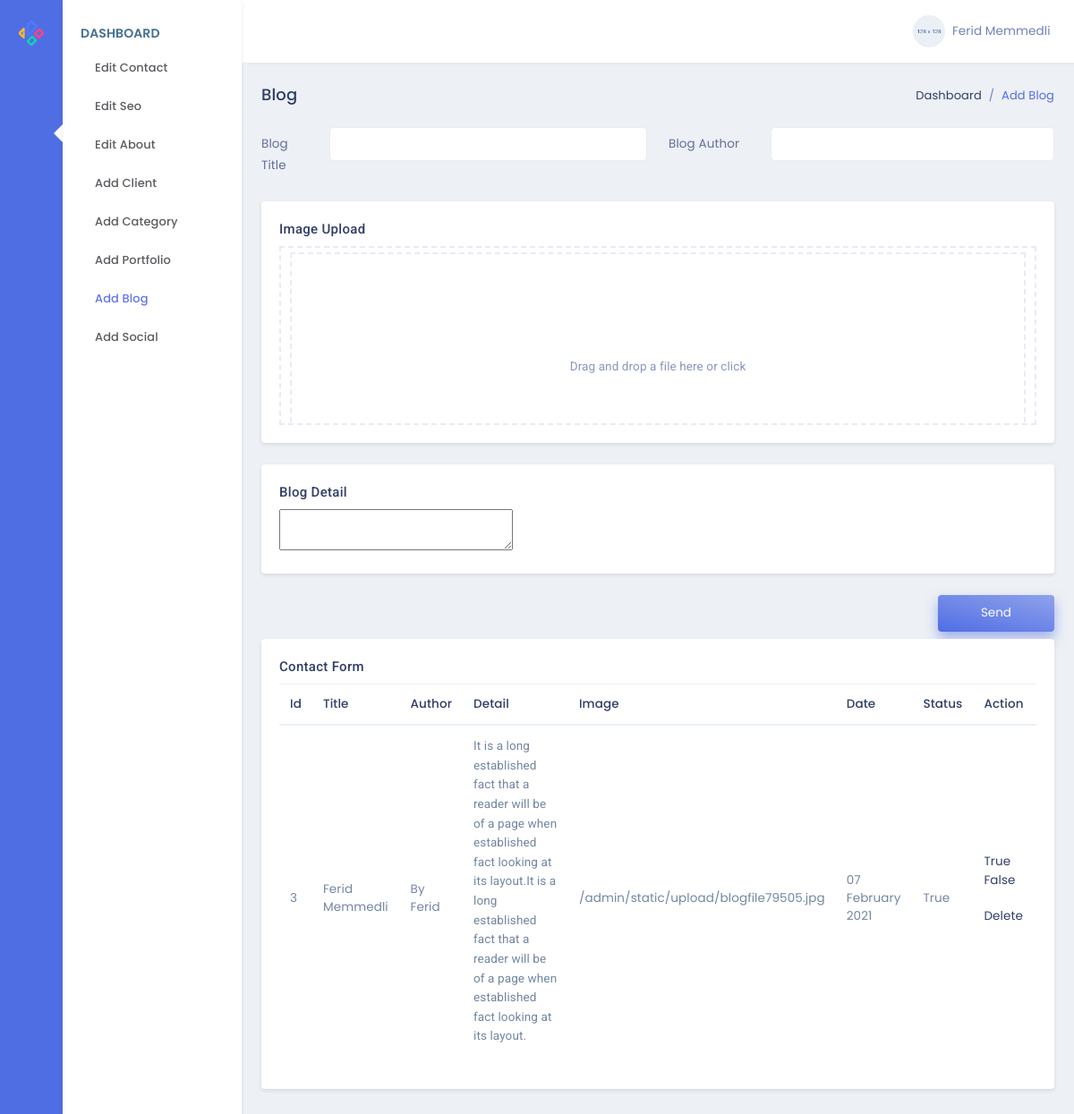
The app's page /admin/blog, older data.
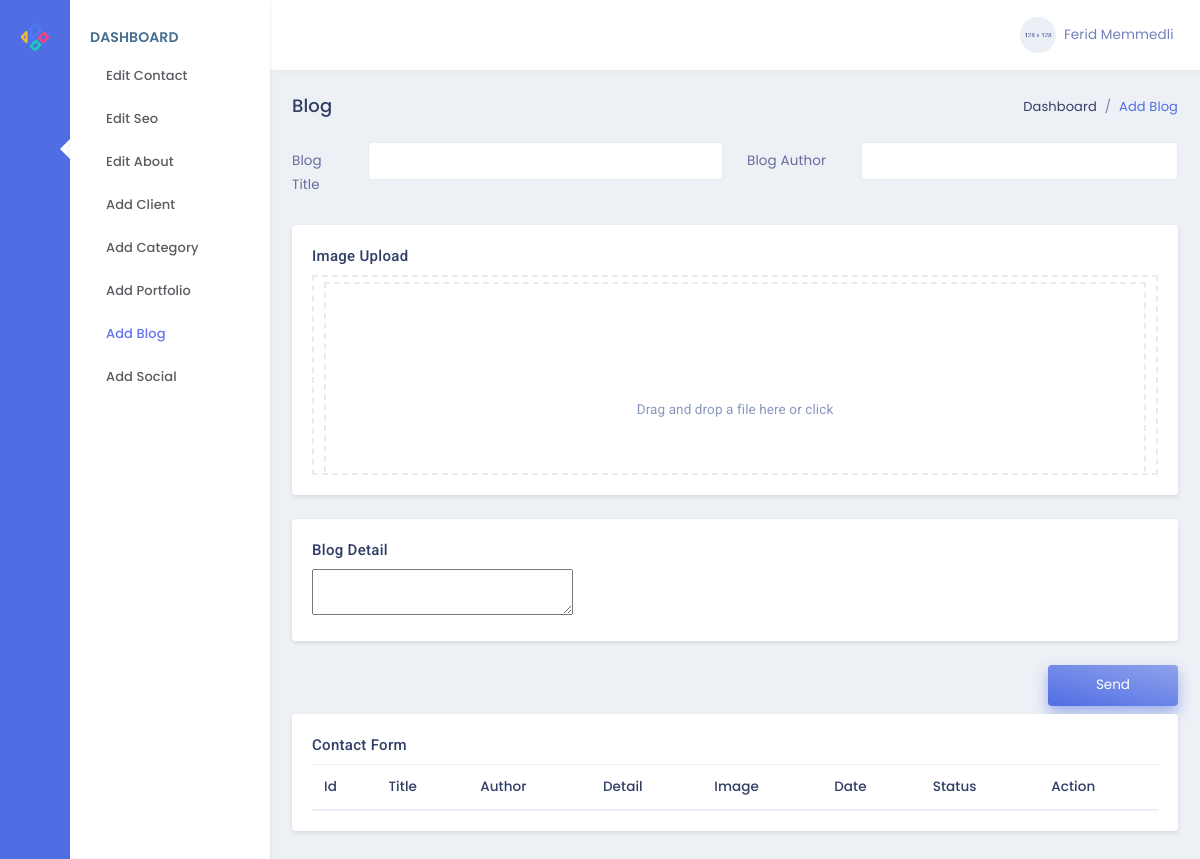
The same page, newer data.
### models.py (models this page shows, shortened)
class Blogs(db.Model):
    id = db.Column(db.Integer, primary_key=True)
    blogTitle = db.Column(db.String,nullable=False)
    blogDetail = db.Column(db.Text,nullable=False)
    blogAuthor = db.Column(db.String,nullable=False)
    blogDate = db.Column(db.String,default=datetime.now().strftime('%d %B %Y'))
    blogImage = db.Column(db.String,nullable=False)
    blogStatus = db.Column(db.Boolean)

### admin/routes.py (the view, shortened to what this page needs)
@admin.route('/blog',methods=['GET','POST'])
def adminBlog():
    blog=Blogs.query.all()
    return render_template('admin/editBlog.html',blog=blog)

### admin/templates/admin/editBlog.html (shortened to what this page needs)
{% extends "admin/layout.html" %}
{% block contentAdmin %}
<div class="row">
    <div class="col-sm-12">
        <div class="page-title-box">
            <div class="float-right">
                <ol class="breadcrumb">
                    <li class="breadcrumb-item"><a href="javascript:void(0);">Dashboard</a></li>
                    <li class="breadcrumb-item active">Add Blog</li>
                </ol>
            </div>
            <h4 class="page-title">Blog</h4>
        </div>
    </div>
</div>
<form action="{{url_for('admin.adminBlog')}}" method="POST" class="row" enctype="multipart/form-data">
    <div class="col-lg-6">
        <div class="form-group row">
            <label for="example-text-input" class="col-sm-2 col-form-label text-left">Blog Title</label>
            <div class="col-sm-10">
                <input class="form-control" name="title" type="text" id="example-text-input" required>
            </div>
        </div>
    </div>
    <div class="col-lg-6">
        <div class="form-group row">
            <label for="example-text-input1" class="col-3 col-form-label text-left">Blog Author</label>
            <div class="col-9">
                <input class="form-control" name="author" type="text" id="example-text-input1" required>
            </div>
        </div>
    </div>
    <div class="col-lg-12">
        <div class="card">
            <div class="card-body">
                <h4 class="mt-0 header-title">Image Upload</h4>
                <div class="dropify-wrapper">
                </div>
            </div>
        </div>
    </div>
    <div class="col-12">
        <div class="card">
            <div class="card-body">
                <h4 class="mt-0 header-title">Blog Detail</h4>
                <textarea id="elm1" name="detail"></textarea>
            </div>
        </div>
    </div>
    <div class="col-sm-12 text-right">
        <button type="submit" class="btn btn-gradient-primary px-5 py-2 mb-2">Send</button>
    </div>
</form>
<div class="row">
    <div class="col-lg-12">
        <div class="card">
            <div class="card-body">
                <h4 class="mt-0 header-title">Contact Form</h4>
                <div class="table-responsive">
                    <table class="table table-striped mb-0">
                        <thead>
                            <tr>
                                <th>Id</th>
                                <th>Title</th>
                                <th>Author</th>
                                <th>Detail</th>
                                <th>Image</th>
                                <th>Date</th>
                                <th>Status</th>
                                <th>Action</th>
                            </tr>
                        </thead>
                        <tbody>
                            {% for blog in blog %}
                            <tr>
                                <td>{{blog.id}}</td>
                                <td>{{blog.blogTitle}}</td>
                                <td>{{blog.blogAuthor}}</td>
                                <td>{{blog.blogDetail|safe}}</td>
                                <td>{{blog.blogImage}}</td>
                                <td>{{blog.blogDate}}</td>
                                <td>{{blog.blogStatus}}</td>
                                <td>
                                    <a href="/admin/true/{{blog.id}}">
                                        True
                                        <i class="fas fa-check-circle text-danger font-16"></i>
                                    </a>
                                    <a href="/admin/false/{{blog.id}}">
                                        False
                                        <i class="fas fa-times-circle text-danger font-16"></i>
                                    </a>
                                    <a href="/admin/deleteblog/{{blog.id}}">
                                        Delete
                                        <i class="fas fa-trash-alt text-danger font-16"></i>
                                    </a>
                                </td>
                            </tr>
                            {% endfor %}
                        </tbody>
                    </table>
                </div>
            </div>
        </div>
    </div>
</div>
{% endblock %}

### admin/templates/admin/layout.html (shortened to what this page needs)
<!DOCTYPE html>
<html lang="en">
<head>
    <link href="./static/plugins/dropify.min.css" rel="stylesheet">
    <link href="./static/assets/css/bootstrap.min.css" rel="stylesheet" type="text/css" />
    <link href="./static/assets/css/jquery-ui.min.css" rel="stylesheet">
    <link href="./static/assets/css/icons.min.css" rel="stylesheet" type="text/css" />
    <link href="./static/assets/css/metisMenu.min.css" rel="stylesheet" type="text/css" />
    <link href="./static/assets/css/app.min.css" rel="stylesheet" type="text/css" />
</head>
<body>
    <div class="leftbar-tab-menu">
        <div class="main-icon-menu">
            <a href="{{url_for('admin.adminPage')}}" class="logo logo-metrica d-block text-center">
                <span>
                    <img src="./static/assets/images/logo-sm.png" alt="logo-small" class="logo-sm">
                </span>
            </a>
            <nav class="nav">
                <a href="#MetricaProject" class="nav-link" data-toggle="tooltip-custom" data-placement="right" title=""
                    data-original-title="Project" data-trigger="hover">
                </a>
            </nav>
        </div>
        <div class="main-menu-inner">
            <div class="menu-body slimscroll">
                <div id="MetricaProject" class="main-icon-menu-pane">
                    <div class="title-box">
                        <h6 class="menu-title">Dashboard</h6>
                    </div>
                    <ul class="nav">
                        <li class="nav-item"><a class="nav-link" href="{{url_for('admin.adminPage')}}">Edit Contact</a></li>
                        <li class="nav-item"><a class="nav-link" href="{{url_for('admin.adminSeo')}}">Edit Seo</a></li>
                        <li class="nav-item"><a class="nav-link" href="{{url_for('admin.adminAbout')}}">Edit About</a></li>
                        <li class="nav-item"><a class="nav-link" href="{{url_for('admin.adminClient')}}">Add Client</a></li>
                        <li class="nav-item"><a class="nav-link" href="{{url_for('admin.adminCategory')}}">Add Category</a></li>
                        <li class="nav-item"><a class="nav-link" href="{{url_for('admin.adminPortfolio')}}">Add Portfolio</a></li>
                        <li class="nav-item"><a class="nav-link" href="{{url_for('admin.adminBlog')}}">Add Blog</a>
                        </li>
                        <li class="nav-item"><a class="nav-link" href="{{url_for('admin.adminSocial')}}">Add Social</a></li>
                    </ul>
                </div>
            </div>
        </div>
    </div>
    <div class="topbar">
        <nav class="navbar-custom">
            <ul class="list-unstyled topbar-nav float-right mb-0">
                <li class="dropdown">
                    <a class="nav-link dropdown-toggle waves-effect waves-light nav-user" data-toggle="dropdown"
                        href="#" role="button" aria-haspopup="false" aria-expanded="false">
                        <img src="./static/assets/images/users/user-4.jpg" alt="profile-user" class="rounded-circle" />
                        <span class="ml-1 nav-user-name hidden-sm">Ferid Memmedli <i class="mdi mdi-chevron-down"></i> </span>
                    </a>
                </li>
            </ul>
        </nav>
    </div>
    <div class="page-wrapper">
        <div class="page-content-tab">
            <div class="container-fluid">
                {% block contentAdmin %}
                {% endblock %}
            </div>
        </div>
    </div>
</body>
</html>

Row changes from the older to the newer data that the page shows:
removed Blogs: id "3", blogTitle "Ferid Memmedli", blogAuthor "By Ferid", blogDetail "It is a long established fact that a reader will be of a page when established fact looking at its layout.It is a long established fact that a reader will be of a page when established fact looking at its layout.", blogImage "/admin/static/upload/blogfile79505.jpg", blogDate "07 February 2021", blogStatus "True"
